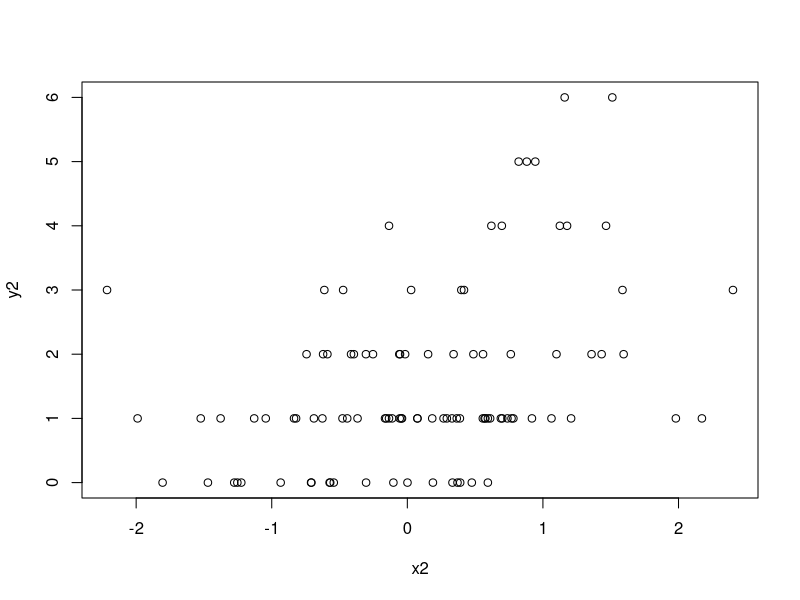

Source code (R):
#simulating poisson model

set.seed(1)

#predictor variable

x2 <- rnorm(100)

#make linear predictor log

log.mu <- 0.5 + 0.3 * x2

#use rpois to simulate random distribution
#to get linear predictor mean

y2 <- rpois(100,exp(log.mu))

plot(x2,y2)